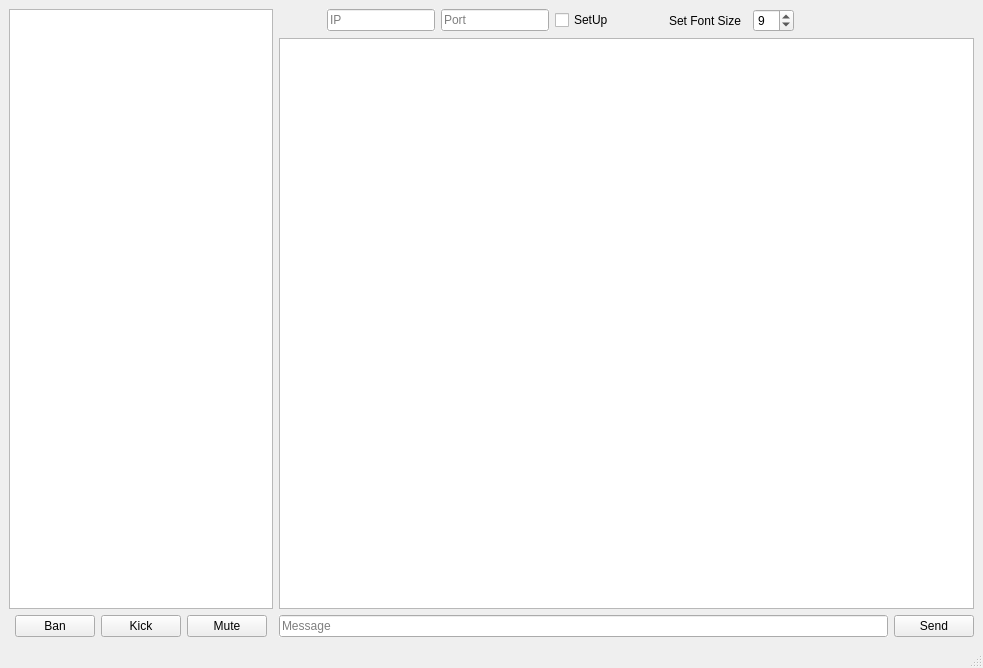
<?xml version="1.0" encoding="UTF-8"?>
<ui version="4.0">
 <class>ServerInterface</class>
 <widget class="QMainWindow" name="ServerInterface">
  <property name="geometry">
   <rect>
    <x>0</x>
    <y>0</y>
    <width>983</width>
    <height>668</height>
   </rect>
  </property>
  <property name="windowTitle">
   <string>Chat Server by Astus</string>
  </property>
  <widget class="QWidget" name="centralwidget">
   <layout class="QGridLayout" name="gridLayout">
    <item row="2" column="6" colspan="12">
     <widget class="QTextBrowser" name="ChatDisplay"/>
    </item>
    <item row="1" column="0" rowspan="2" colspan="5">
     <widget class="QListWidget" name="OnlineList">
      <property name="autoScroll">
       <bool>false</bool>
      </property>
     </widget>
    </item>
    <item row="1" column="8" alignment="Qt::AlignLeft">
     <widget class="QLineEdit" name="PortField">
      <property name="autoFillBackground">
       <bool>true</bool>
      </property>
      <property name="inputMask">
       <string/>
      </property>
      <property name="placeholderText">
       <string>Port</string>
      </property>
     </widget>
    </item>
    <item row="1" column="13">
     <widget class="QSpinBox" name="FontSizeBox">
      <property name="minimum">
       <number>6</number>
      </property>
      <property name="maximum">
       <number>18</number>
      </property>
      <property name="value">
       <number>9</number>
      </property>
     </widget>
    </item>
    <item row="1" column="10">
     <spacer name="horizontalSpacer_2">
      <property name="orientation">
       <enum>Qt::Horizontal</enum>
      </property>
      <property name="sizeHint" stdset="0">
       <size>
        <width>40</width>
        <height>20</height>
       </size>
      </property>
     </spacer>
    </item>
    <item row="1" column="6">
     <spacer name="horizontalSpacer_3">
      <property name="orientation">
       <enum>Qt::Horizontal</enum>
      </property>
      <property name="sizeHint" stdset="0">
       <size>
        <width>40</width>
        <height>20</height>
       </size>
      </property>
     </spacer>
    </item>
    <item row="3" column="3">
     <widget class="QPushButton" name="MuteButton">
      <property name="text">
       <string>Mute</string>
      </property>
     </widget>
    </item>
    <item row="1" column="14">
     <spacer name="horizontalSpacer_4">
      <property name="orientation">
       <enum>Qt::Horizontal</enum>
      </property>
      <property name="sizeHint" stdset="0">
       <size>
        <width>40</width>
        <height>20</height>
       </size>
      </property>
     </spacer>
    </item>
    <item row="1" column="15" colspan="2">
     <spacer name="horizontalSpacer">
      <property name="orientation">
       <enum>Qt::Horizontal</enum>
      </property>
      <property name="sizeHint" stdset="0">
       <size>
        <width>40</width>
        <height>20</height>
       </size>
      </property>
     </spacer>
    </item>
    <item row="1" column="7">
     <widget class="QLineEdit" name="IPField">
      <property name="autoFillBackground">
       <bool>true</bool>
      </property>
      <property name="inputMask">
       <string/>
      </property>
      <property name="text">
       <string/>
      </property>
      <property name="placeholderText">
       <string>IP</string>
      </property>
     </widget>
    </item>
    <item row="1" column="11">
     <widget class="QLabel" name="FontText">
      <property name="text">
       <string>Set Font Size</string>
      </property>
     </widget>
    </item>
    <item row="3" column="17">
     <widget class="QPushButton" name="SendButton">
      <property name="text">
       <string>Send</string>
      </property>
     </widget>
    </item>
    <item row="1" column="9">
     <widget class="QCheckBox" name="ConnectCheckBox">
      <property name="text">
       <string>SetUp</string>
      </property>
     </widget>
    </item>
    <item row="3" column="1">
     <widget class="QPushButton" name="BanButton">
      <property name="text">
       <string>Ban</string>
      </property>
     </widget>
    </item>
    <item row="3" column="2">
     <widget class="QPushButton" name="KickButton">
      <property name="text">
       <string>Kick</string>
      </property>
     </widget>
    </item>
    <item row="3" column="6" colspan="11">
     <widget class="QLineEdit" name="InputField">
      <property name="autoFillBackground">
       <bool>true</bool>
      </property>
      <property name="placeholderText">
       <string>Message</string>
      </property>
     </widget>
    </item>
   </layout>
  </widget>
  <widget class="QMenuBar" name="menubar">
   <property name="geometry">
    <rect>
     <x>0</x>
     <y>0</y>
     <width>983</width>
     <height>21</height>
    </rect>
   </property>
  </widget>
  <widget class="QStatusBar" name="statusbar"/>
 </widget>
 <resources/>
 <connections/>
</ui>
